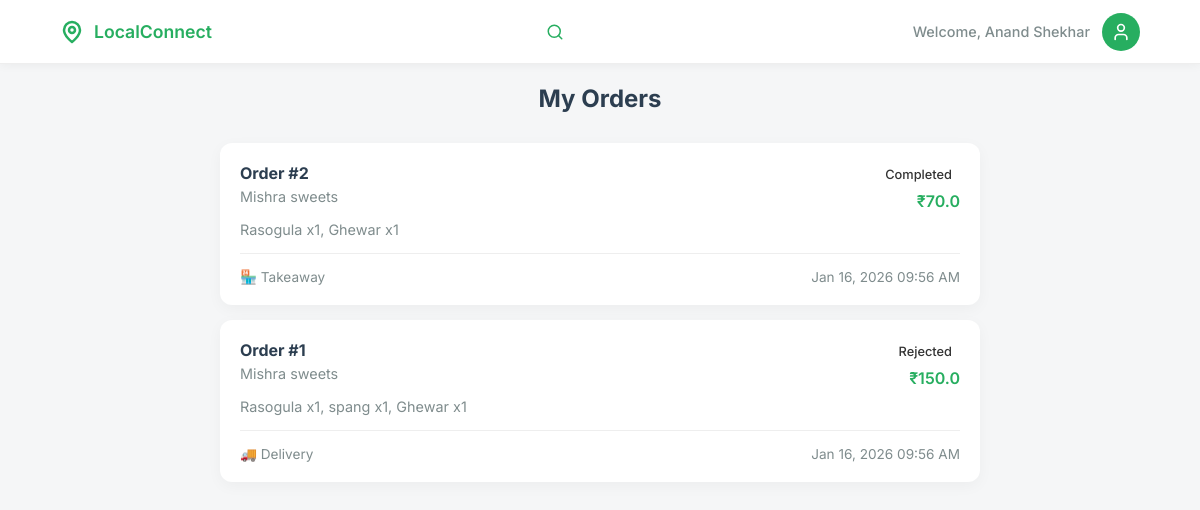
/customer/orders (signed in), run on an earlier commit of the app's database.
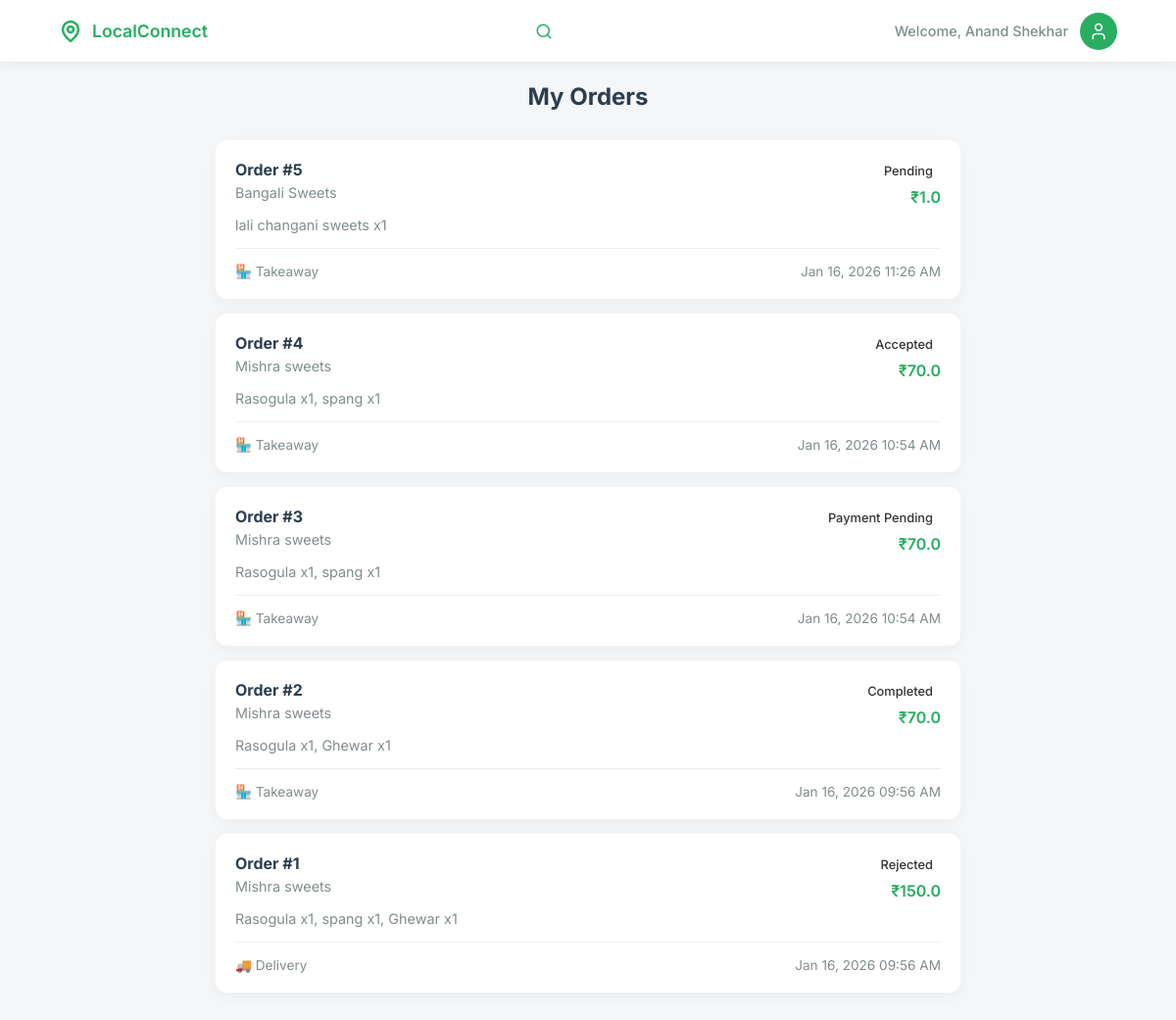
And on a later commit of the database.
### models/models.py (models this page shows, shortened)
class Order(db.Model):
    id = db.Column(db.Integer, primary_key=True)
    customer_id = db.Column(db.Integer, db.ForeignKey('customer.id'), nullable=False)
    vendor_id = db.Column(db.Integer, db.ForeignKey('vendor.id'), nullable=False)
    vendor_name = db.Column(db.String(100), nullable=False)
    customer_name = db.Column(db.String(100))
    customer_phone = db.Column(db.String(20))
    items = db.Column(db.Text, nullable=False)
    items_summary = db.Column(db.String(500))
    delivery_type = db.Column(db.String(20), nullable=False)
    payment_type = db.Column(db.String(20), nullable=False)
    total = db.Column(db.Float, nullable=False)
    status = db.Column(db.String(20), default='Pending')
    order_type = db.Column(db.String(20))
    customer_suggestion = db.Column(db.Text)
    rejection_reason = db.Column(db.Text)
    created_at = db.Column(db.DateTime, default=datetime.utcnow)
    razorpay_order_id = db.Column(db.String(100))
    razorpay_payment_id = db.Column(db.String(100))
    razorpay_signature = db.Column(db.String(255))
    review_rating = db.Column(db.Integer)
    review_comment = db.Column(db.Text)
    review_date = db.Column(db.DateTime)
    def get_items(self):
        return json.loads(self.items)

### app.py (the view)
@app.route('/customer/orders')
@customer_required
def customer_orders():
    user_id = session.get('user_id')
    orders_query = Order.query.filter_by(customer_id=user_id).order_by(Order.created_at.desc()).all()
    orders = [{
        'id': o.id,
        'vendor_name': o.vendor_name,
        'items': o.items,
        'delivery_type': o.delivery_type,
        'payment_type': o.payment_type,
        'total': o.total,
        'status': o.status,
        'created_at': o.created_at.isoformat(),
        'review_rating': o.review_rating,
        'review_comment': o.review_comment
    } for o in orders_query]
    return render_template('customer/orders.html', user_name=session.get('user_name'), user_id=user_id, orders=orders, orders_query=orders_query)

### app.py (called while the page is built)
def customer_required(f):
    @wraps(f)
    def decorated_function(*args, **kwargs):
        if 'user_id' not in session or session.get('user_role') != 'customer':
            flash('Access denied. Customer login required.', 'error')
            return redirect(url_for('sign_in'))
        return f(*args, **kwargs)
    return decorated_function

### templates/customer/orders.html (shortened to what this page needs)
<!DOCTYPE html>
<html lang="en">
<head>
    <link rel="stylesheet" href="/static/css/customer/base.css">
    <link rel="stylesheet" href="https://cdnjs.cloudflare.com/ajax/libs/font-awesome/6.0.0/css/all.min.css">
    <link rel="stylesheet" href="https://unpkg.com/leaflet@1.9.4/dist/leaflet.css" />
</head>
<body>
    <header class="navbar">
        <div class="nav-container">
            <div class="logo">
                <svg width="24" height="24" viewBox="0 0 24 24" fill="none" stroke="currentColor" stroke-width="2.5" stroke-linecap="round" stroke-linejoin="round">
                    <path d="M20 10c0 6-8 12-8 12s-8-6-8-12a8 8 0 0 1 16 0Z"></path>
                    <circle cx="12" cy="10" r="3"></circle>
                </svg>
                <span>LocalConnect</span>
            </div>
            <div class="search-wrapper" id="searchWrapper">
                <svg class="search-icon" width="18" height="18" viewBox="0 0 24 24" fill="none" stroke="currentColor" stroke-width="2" stroke-linecap="round" stroke-linejoin="round">
                    <circle cx="11" cy="11" r="8"></circle>
                    <line x1="21" y1="21" x2="16.65" y2="16.65"></line>
                </svg>
            </div>
            <div class="user-profile">
                <span class="welcome-text">Welcome, {{ user_name or 'Guest' }}</span>
                <div class="avatar" id="profileIcon">
                    <svg width="20" height="20" viewBox="0 0 24 24" fill="none" stroke="currentColor" stroke-width="2" stroke-linecap="round" stroke-linejoin="round">
                        <path d="M19 21v-2a4 4 0 0 0-4-4H9a4 4 0 0 0-4 4v2"></path>
                        <circle cx="12" cy="7" r="4"></circle>
                    </svg>
                </div>
            </div>
        </div>
    </header>
    <main class="content-wrapper">
        <div class="orders-container">
            <h2 class="page-title">My Orders</h2>
            <div class="orders-list" id="orders-list">
                {% if orders_query %}
                    {% for order in orders_query %}
                    <div class="order-card" onclick="showOrderDetails({{ order.id }})">
                        <div class="order-header">
                            <div class="order-info">
                                <h4>Order #{{ order.id }}</h4>
                                <p class="vendor-name">{{ order.vendor_name }}</p>
                            </div>
                            <div class="order-status">
                                <span class="status-badge {{ order.status }}">{{ order.status.replace('_', ' ').title() }}</span>
                                <span class="order-total">₹{{ order.total }}</span>
                            </div>
                        </div>
                        <div class="order-items">
                            <p>{% for item in order.get_items() %}{{ item.name }} x{{ item.qty }}{% if not loop.last %}, {% endif %}{% endfor %}</p>
                        </div>
                        <div class="order-meta">
                            <span class="order-type">{{ '🚚 Delivery' if order.delivery_type == 'delivery' else '🏪 Takeaway' }}</span>
                            <span class="order-date">{{ order.created_at.strftime('%b %d, %Y %I:%M %p') }}</span>
                        </div>
                    </div>
                    {% endfor %}
                {% else %}
                    <div style="text-align:center;padding:60px 20px;color:#7f8c8d;">
                        <i class="fa-solid fa-shopping-bag" style="font-size:48px;margin-bottom:20px;color:#27ae60;"></i>
                        <h3>No orders yet</h3>
                        <p>Your orders will appear here after you place them.</p>
                    </div>
                {% endif %}
            </div>
        </div>
    </main>
</body>
</html>

### static/css/customer/base.css (style rules this page uses)
:root { --bg-color: #f5f6f7; --primary-green: #27ae60; --dark-green: #219150; --text-main: #333; --text-dark: #2c3e50; --text-gray: #7f8c8d; --text-light: #7f8c8d; --card-shadow: 0 4px 15px rgba(0,0,0,0.04); --border-radius: 18px; --bg-light: #f5f7f8; --bg-gray: #f5f7f8; }
* { margin: 0; padding: 0; box-sizing: border-box; transition: all 0.3s cubic-bezier(0.25, 0.8, 0.25, 1); }
body { font-family: 'Inter', sans-serif; background-color: var(--bg-color); color: var(--text-main); overflow-x: hidden; }
.navbar { background: white; height: 64px; display: flex; align-items: center; padding: 0 5%; box-shadow: 0 1px 10px rgba(0,0,0,0.05); position: sticky; top: 0; z-index: 1000; border-bottom: 1px solid #eee; }
.nav-container { width: 100%; max-width: 1200px; margin: 0 auto; display: flex; justify-content: space-between; align-items: center; gap: 15px; }
.logo { display: flex; align-items: center; gap: 10px; color: var(--primary-green); font-weight: 600; font-size: 1.1rem; cursor: pointer; }
.search-wrapper { position: relative; width: 400px; flex: 1; max-width: 450px; transition: all 0.3s ease; }
.search-wrapper.collapsed { width: 40px; max-width: 40px; }
.search-icon { position: absolute; right: 18px; top: 50%; transform: translateY(-50%); color: var(--primary-green); cursor: pointer; }
.user-profile { display: flex; align-items: center; gap: 12px; position: relative; }
.welcome-text { font-size: 0.9rem; color: var(--text-gray); font-weight: 500; }
.avatar { width: 38px; height: 38px; background: var(--primary-green); border-radius: 50%; display: flex; align-items: center; justify-content: center; color: white; font-weight: 600; cursor: pointer; transition: all 0.3s ease; }
.orders-container { max-width: 800px; margin: 0 auto; padding: 20px; }
.page-title { text-align: center; margin-bottom: 30px; color: var(--text-dark); }
.order-card { background: white; border-radius: 12px; padding: 20px; margin-bottom: 15px; box-shadow: var(--card-shadow); cursor: pointer; transition: all 0.3s ease; }
.order-header { display: flex; justify-content: space-between; align-items: flex-start; margin-bottom: 10px; }
.order-info h4 { margin: 0 0 5px 0; color: var(--text-dark); }
.vendor-name { margin: 0; color: var(--text-gray); font-size: 0.9rem; }
.order-status { text-align: right; }
.status-badge { padding: 4px 8px; border-radius: 12px; font-size: 0.8rem; font-weight: 500; display: block; margin-bottom: 5px; }
.order-total { font-weight: 600; color: var(--primary-green); }
.order-items p { margin: 10px 0; color: var(--text-gray); font-size: 0.9rem; }
.order-meta { display: flex; justify-content: space-between; align-items: center; margin-top: 15px; padding-top: 15px; border-top: 1px solid #eee; font-size: 0.85rem; color: var(--text-gray); }

What changed in the data, as far as the page shows it:
added Order: id "5", vendor_name "Bangali Sweets", status.replace "Pending", total "1.0", name "lali changani sweets", qty "1", delivery_type "🏪 Takeaway", created_at "Jan 16, 2026 11:26 AM"
added Order: id "4", vendor_name "Mishra sweets", status.replace "Accepted", total "70.0", name "Rasogula" "spang", qty "1" "1", delivery_type "🏪 Takeaway", created_at "Jan 16, 2026 10:54 AM"
added Order: id "3", vendor_name "Mishra sweets", status.replace "Payment Pending", total "70.0", name "Rasogula" "spang", qty "1" "1", delivery_type "🏪 Takeaway", created_at "Jan 16, 2026 10:54 AM"
